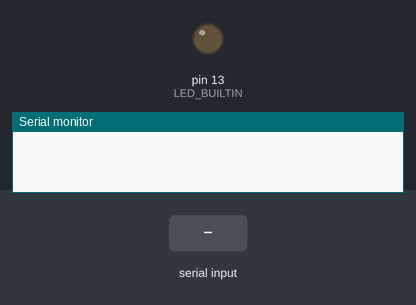
Recording of a sketch running on a simulated Arduino Uno, built with avr-gcc and run on an emulated ATmega328P. On the bench: output pins drawn as LEDs (lit = HIGH), the last lines printed to the serial monitor. Inputs (shaded band) come from the test bench.

Above: at 1.2 s.
1.3 s: "R" received over Serial
At 1.8 s:
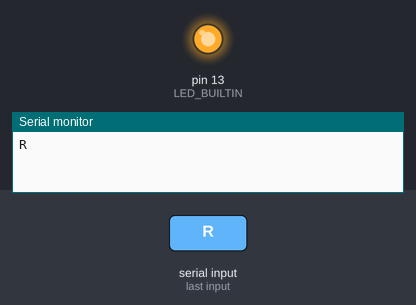
2.8 s: "O" received over Serial
At 4.1 s:
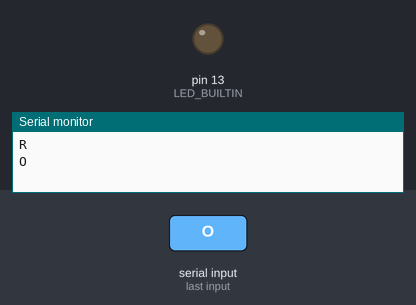
Timing chart, 0 to 5.8 s (numbered marks = the images above; inputs shaded):
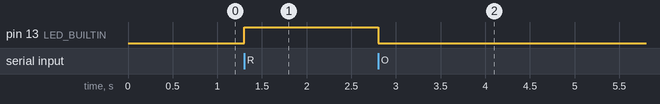

The sketch:

Lab_2_Blinkonoff.ino
```cpp
char a;
void setup() {
  Serial.begin(9600);
  pinMode(LED_BUILTIN, OUTPUT);
}
void loop()
{
  if (Serial.available())
  {
    a = Serial.read();
    if(a == 'O')
    {
      Serial.println(a);
      digitalWrite(LED_BUILTIN, LOW);
    }
    if(a == 'R')
    {
      Serial.println(a);
      digitalWrite(LED_BUILTIN, HIGH);
    }
  }
}
```

Measured:
- after the input at 1.3 s, pin 13 (LED_BUILTIN): LOW → HIGH at once
- after the input at 2.8 s, pin 13 (LED_BUILTIN): HIGH → LOW at once
